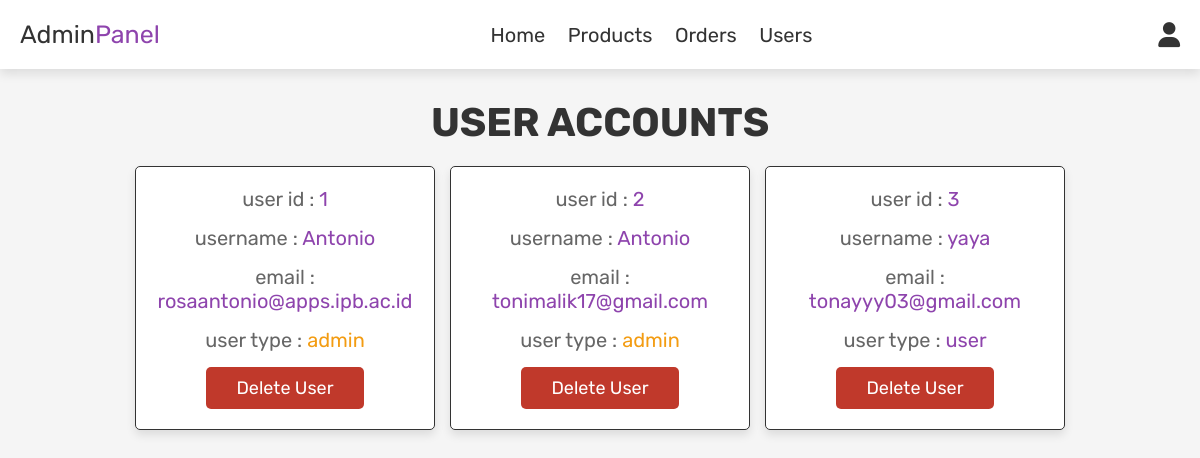
/admin_users.php (signed in), run on the app's committed database.
### tables this page shows
CREATE TABLE `users` (
  `id` int(100) NOT NULL,
  `name` varchar(100) NOT NULL,
  `email` varchar(100) NOT NULL,
  `password` varchar(100) NOT NULL,
  `user_type` varchar(20) DEFAULT 'user'
);

### admin_users.php (the view, shortened to what this page needs)
<?php
include 'config.php';
?>
<!DOCTYPE html>
<html lang="en">
<head>
   <link rel="stylesheet" href="https://cdnjs.cloudflare.com/ajax/libs/font-awesome/6.0.0/css/all.min.css">
   <link rel="stylesheet" href="css/admin_style.css">
</head>
<body>
<?php include 'admin_header.php'; ?>
<section class="users">
   <h1 class="title"> user accounts </h1>
   <div class="box-container">
      <?php
         $select_users = mysqli_query($conn, "SELECT * FROM `users`") or die('query failed');
         while($fetch_users = mysqli_fetch_assoc($select_users)){
      ?>
      <div class="box">
         <p> user id : <span><?php echo $fetch_users['id']; ?></span> </p>
         <p> username : <span><?php echo $fetch_users['name']; ?></span> </p>
         <p> email : <span><?php echo $fetch_users['email']; ?></span> </p>
         <p> user type : <span style="color:<?php if($fetch_users['user_type'] == 'admin'){ echo 'var(--orange)'; } ?>"><?php echo $fetch_users['user_type']; ?></span> </p>
         <a href="admin_users.php?delete=<?php echo $fetch_users['id']; ?>" onclick="return confirm('delete this user?');" class="delete-btn">delete user</a>
      </div>
      <?php
         };
      ?>
   </div>
</section>
</body>
</html>

### css/admin_style.css (style rules this page uses)
:root { --purple:#8e44ad; --red:#c0392b; --orange:#f39c12; --black:#333; --white:#fff; --light-color:#666; --light-white:#ccc; --light-bg:#f5f5f5; --border:.1rem solid var(--black); --box-shadow:0 .5rem 1rem rgba(0,0,0,.1); }
* { font-family: 'Rubik', sans-serif; margin:0; padding:0; box-sizing: border-box; outline: none; border:none; text-decoration: none; transition:all .2s linear; }
html { font-size: 62.5%; overflow-x: hidden; }
body { background-color: var(--light-bg); }
section { padding:3rem 2rem; }
.title { text-align: center; margin-bottom: 2rem; text-transform: uppercase; color:var(--black); font-size: 4rem; }
.btn, .option-btn, .delete-btn, .white-btn { display: inline-block; margin-top: 1rem; padding:1rem 3rem; cursor: pointer; color:var(--white); font-size: 1.8rem; border-radius: .5rem; text-transform: capitalize; }
.delete-btn { background-color: var(--red); }
.users .box-container { display: grid; grid-template-columns: repeat(auto-fit, 30rem); justify-content: center; gap:1.5rem; max-width: 1200px; margin:0 auto; align-items: flex-start; }
.users .box-container .box { background-color: var(--white); padding:2rem; border:var(--border); box-shadow: var(--box-shadow); border-radius: .5rem; text-align: center; }
.users .box-container .box p { padding-bottom: 1.5rem; font-size: 2rem; color:var(--light-color); }
.users .box-container .box p span { color:var(--purple); }
.users .box-container .box .delete-btn { margin-top: 0; }

### data on the page
users: id "1", name "Antonio", email "rosaantonio@apps.ipb.ac.id", user_type "admin"
users: id "2", name "Antonio", email "tonimalik17@gmail.com", user_type "admin"
users: id "3", name "yaya", email "tonayyy03@gmail.com", user_type "user"
